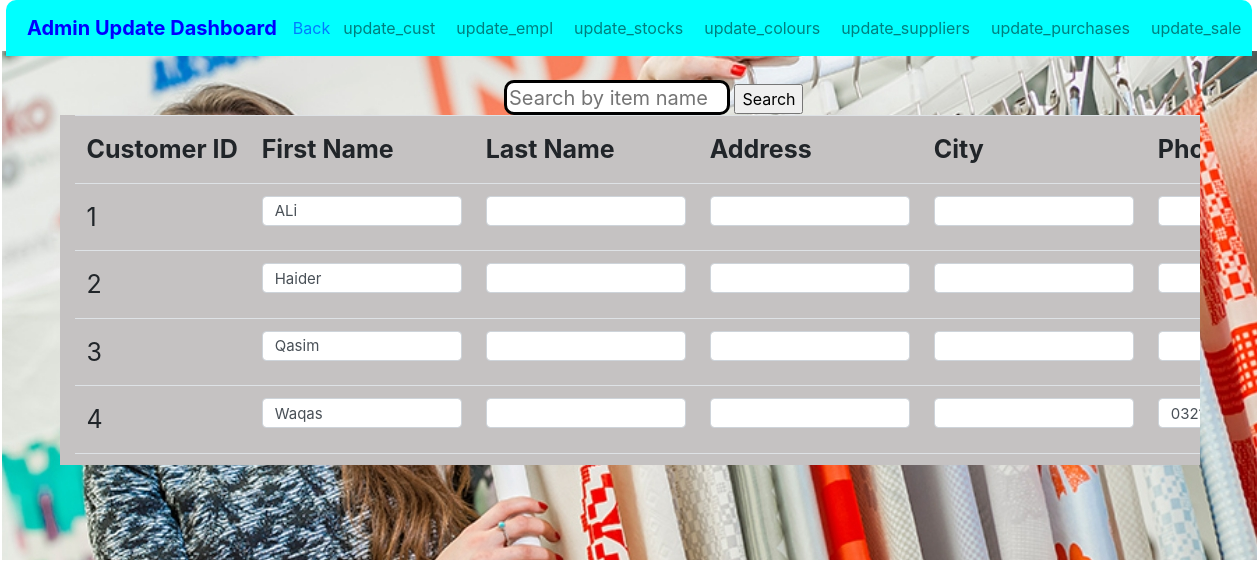
The app's page /Update_page.php?page=update_cust.php with its own data.
### tables this page shows
CREATE TABLE `admin_access_pages` (
  `id` int(10) NOT NULL,
  `page_name` varchar(50) NOT NULL,
  `display_page` varchar(50) NOT NULL,
  `Status` varchar(15) NOT NULL
);

CREATE TABLE `add_customer` (
  `customer_id` int(11) NOT NULL,
  `first_name` varchar(50) DEFAULT NULL,
  `last_name` varchar(50) DEFAULT NULL,
  `address` varchar(255) DEFAULT NULL,
  `city` varchar(50) DEFAULT NULL,
  `phone` varchar(20) DEFAULT NULL,
  `email` varchar(100) DEFAULT NULL,
  `serving_employee` varchar(50) DEFAULT NULL,
  `bank` varchar(50) DEFAULT NULL,
  `transaction_id` varchar(50) DEFAULT NULL,
  `order_customer_id` int(11) NOT NULL
);

### update_cust.php (the view, shortened to what this page needs)
<!DOCTYPE html>
<html lang="en">
<head>
</head>
<body>
<div id="form-image" style="background-image: url('images/1.jpg'); height: 510px; background-repeat: no-repeat; background-size: cover; margin: 2px;">
    <form method="POST" action="">
        <input id='search' type="text" name="search" placeholder="Search by item name">
        <input type="submit" value="Search">
    </form>
    <section id="first_section">
        <div class="container">
            <?php
            $servername = "localhost";
            $username = "username";
            $password = "password";
            $dbname = "waqas_cloth_house";
            $conn = new mysqli($servername, $username, $password, $dbname);
            if (isset($_POST['search']) && !empty($_POST['search'])) {
                $search = "%" . $_POST['search'] . "%";
                $sql = "SELECT * FROM add_customer WHERE first_name LIKE ?";
                $stmt = $conn->prepare($sql);
                $stmt->bind_param("s", $search);
            } else {
                $sql = "SELECT * FROM add_customer";
                $stmt = $conn->prepare($sql);
            }
            $stmt->execute();
            $result = $stmt->get_result();
            if ($result->num_rows > 0) {
                echo "<table class='table'>
                        <tr>
                            <th>Customer ID</th>
                            <th>First Name</th>
                            <th>Last Name</th>
                            <th>Address</th>
                            <th>City</th>
                            <th>Phone</th>
                            <th>Email</th>
                            <th>Serving Employee</th>
                            <th>Bank</th>
                            <th>Transaction ID</th>
                            <th>Actions</th>
                        </tr>";
                while ($row = $result->fetch_assoc()) {
                    echo "<tr>
                            <td>".$row["customer_id"]."</td>
                            <form id='update-form-".$row["customer_id"]."' method='POST' enctype='multipart/form-data'>
                                <td><input type='text' class='form-control' name='first_name' value='{$row['first_name']}'></td>
                                <td><input type='text' class='form-control' name='last_name' value='{$row['last_name']}'></td>
                                <td><input type='text' class='form-control' name='address' value='{$row['address']}'></td>
                                <td><input type='text' class='form-control' name='city' value='{$row['city']}'></td>
                                <td><input type='text' class='form-control' name='phone' value='{$row['phone']}'></td>
                                <td><input type='text' class='form-control' name='email' value='{$row['email']}'></td>
                                <td><input type='text' class='form-control' name='serving_employee' value='{$row['serving_employee']}'></td>
                                <td><input type='text' class='form-control' name='bank' value='{$row['bank']}'></td>
                                <td><input type='text' class='form-control' name='transaction_id' value='{$row['transaction_id']}'></td>
                                <td>
                                    <input type='hidden' name='customer_id' value='".$row["customer_id"]."'>
                                    <button type='submit' name='update' class='btn btn-primary btn-sm'>Update</button>
                                    <button type='submit' name='delete' class='btn btn-danger btn-sm' onclick='confirmDelete(".$row["customer_id"].")'>Delete</button>
                                </td>
                            </form>
                        </tr>";
                }
                echo "</table>";
            } else {
                echo "No results found.";
            }
            ?>
        </div>
    </section>
</div>
</body>
</html>

### Update_page.php (shortened to what this page needs)
<?php
$servername = "localhost";
$username = "username";
$password = "password";
$dbname = "waqas_cloth_house";
$conn = new mysqli($servername, $username, $password, $dbname);
$sql = "SELECT page_name, display_page FROM admin_access_pages WHERE Status = 'update'";
$result = $conn->query($sql);
?>
<!DOCTYPE html>
<html lang="en">
<head>
    <link href="https://stackpath.bootstrapcdn.com/bootstrap/4.5.2/css/bootstrap.min.css" rel="stylesheet">
</head>
<body>
    <nav class="navbar navbar-expand-lg navbar-light">
        <a class="navbar-brand" href="#">Admin Update Dashboard</a>
        <a href="admin_dashboard.html">Back</a>
        <div class="collapse navbar-collapse" id="navbarNav">
            <ul class="navbar-nav">
                <?php
                if ($result->num_rows > 0) {
                    while ($row = $result->fetch_assoc()) {
                        $page_name = $row["page_name"];
                        $display_page = $row["display_page"];
                        echo "<li class='nav-item'>
                                <a class='nav-link' href='?page={$page_name}'>{$display_page}</a>
                              </li>";
                    }
                } else {
                    echo "<li class='nav-item'><a class='nav-link' href='#'>No Pages Found</a></li>";
                }
                ?>
            </ul>
        </div>
    </nav>
    <div class="container_fluid">
        <?php
        $requested_page = isset($_GET['page']) ? $_GET['page'] : 'default.php';
        if (file_exists($requested_page) && $requested_page !== 'admin_dashboard.php') {
            include $requested_page;
        } else {
        }
        ?>
    </div>
</body>
</html>

### Update_page.php (style rules this page uses)
.navbar { background-color: aqua !important; border-top-left-radius: 10px; border-top-right-radius: 10px; margin-bottom: -8px; margin-left: 6px; margin-right: 7px; }
.navbar-brand { color: blue !important; font-weight: bold; padding-left: 5px; }
.navbar-nav .nav-link { color: #ffffff; margin-left: 5px; font-weight: 10px; }

### update_cust.php (style rules this page uses)
#search { margin-top: 30px; margin-left: 40%; width: 18%; height: 35px; font-size: 20px; border: 3px solid black; border-radius: 10px; }
.container { overflow-x: auto; max-height: 350px; overflow-y: auto; background-color: rgb(197, 194, 194); }
.table { width: 100%; font-size: 25px; line-height: 1.7 }
.table th, .table td { white-space: nowrap; }
.form-control { width: 200px; height: 30px; font-size: 15px; }

### records on screen
admin_access_pages: display_page "update_cust"
admin_access_pages: display_page "update_empl"
admin_access_pages: display_page "update_stocks"
admin_access_pages: display_page "update_colours"
admin_access_pages: display_page "update_suppliers"
admin_access_pages: display_page "update_purchases"
admin_access_pages: display_page "update_sale"
add_customer: customer_id "1", first_name "ALi"
add_customer: customer_id "2", first_name "Haider"
add_customer: customer_id "3", first_name "Qasim"
add_customer: customer_id "4", first_name "Waqas", phone "03214292315"
